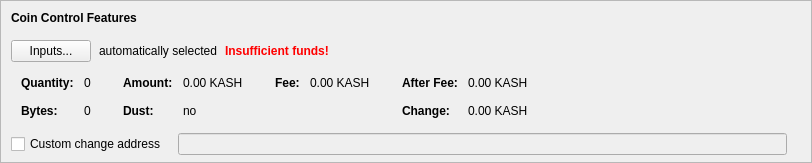
    <widget class="QFrame" name="frameCoinControl">
     <property name="sizePolicy">
      <sizepolicy hsizetype="Expanding" vsizetype="Expanding">
       <horstretch>0</horstretch>
       <verstretch>0</verstretch>
      </sizepolicy>
     </property>
     <property name="maximumSize">
      <size>
       <width>16777215</width>
       <height>16777215</height>
      </size>
     </property>
     <property name="frameShape">
      <enum>QFrame::StyledPanel</enum>
     </property>
     <property name="frameShadow">
      <enum>QFrame::Sunken</enum>
     </property>
     <layout class="QVBoxLayout" name="verticalLayoutCoinControl2">
      <property name="spacing">
       <number>0</number>
      </property>
      <property name="leftMargin">
       <number>0</number>
      </property>
      <property name="topMargin">
       <number>0</number>
      </property>
      <property name="rightMargin">
       <number>0</number>
      </property>
      <property name="bottomMargin">
       <number>6</number>
      </property>
      <item>
       <layout class="QVBoxLayout" name="verticalLayoutCoinControl" stretch="0,0,0,0,1">
        <property name="spacing">
         <number>0</number>
        </property>
        <property name="leftMargin">
         <number>10</number>
        </property>
        <property name="topMargin">
         <number>10</number>
        </property>
        <item>
         <layout class="QHBoxLayout" name="horizontalLayoutCoinControl1">
          <property name="bottomMargin">
           <number>15</number>
          </property>
          <item>
           <widget class="QLabel" name="labelCoinControlFeatures">
            <property name="sizePolicy">
             <sizepolicy hsizetype="Preferred" vsizetype="Maximum">
              <horstretch>0</horstretch>
              <verstretch>0</verstretch>
             </sizepolicy>
            </property>
            <property name="font">
             <font>
              <weight>75</weight>
              <bold>true</bold>
             </font>
            </property>
            <property name="styleSheet">
             <string notr="true">font-weight:bold;</string>
            </property>
            <property name="text">
             <string>Coin Control Features</string>
            </property>
           </widget>
          </item>
         </layout>
        </item>
        <item>
         <layout class="QHBoxLayout" name="horizontalLayoutCoinControl2" stretch="0,0,0,0">
          <property name="spacing">
           <number>8</number>
          </property>
          <property name="bottomMargin">
           <number>10</number>
          </property>
          <item>
           <widget class="QPushButton" name="pushButtonCoinControl">
            <property name="styleSheet">
             <string notr="true"/>
            </property>
            <property name="text">
             <string>Inputs...</string>
            </property>
            <property name="autoDefault">
             <bool>false</bool>
            </property>
           </widget>
          </item>
          <item>
           <widget class="QLabel" name="labelCoinControlAutomaticallySelected">
            <property name="text">
             <string>automatically selected</string>
            </property>
            <property name="margin">
             <number>5</number>
            </property>
           </widget>
          </item>
          <item>
           <widget class="QLabel" name="labelCoinControlInsuffFunds">
            <property name="font">
             <font>
              <weight>75</weight>
              <bold>true</bold>
             </font>
            </property>
            <property name="styleSheet">
             <string notr="true">color:red;font-weight:bold;</string>
            </property>
            <property name="text">
             <string>Insufficient funds!</string>
            </property>
            <property name="margin">
             <number>5</number>
            </property>
           </widget>
          </item>
          <item>
           <spacer name="horizontalSpacerCoinControl">
            <property name="orientation">
             <enum>Qt::Horizontal</enum>
            </property>
            <property name="sizeHint" stdset="0">
             <size>
              <width>40</width>
              <height>1</height>
             </size>
            </property>
           </spacer>
          </item>
         </layout>
        </item>
        <item>
         <widget class="QWidget" name="widgetCoinControl" native="true">
          <property name="sizePolicy">
           <sizepolicy hsizetype="Preferred" vsizetype="Preferred">
            <horstretch>0</horstretch>
            <verstretch>0</verstretch>
           </sizepolicy>
          </property>
          <property name="minimumSize">
           <size>
            <width>0</width>
            <height>0</height>
           </size>
          </property>
          <property name="styleSheet">
           <string notr="true"/>
          </property>
          <layout class="QHBoxLayout" name="horizontalLayoutCoinControl5">
           <property name="leftMargin">
            <number>0</number>
           </property>
           <property name="topMargin">
            <number>0</number>
           </property>
           <property name="rightMargin">
            <number>0</number>
           </property>
           <property name="bottomMargin">
            <number>0</number>
           </property>
           <item>
            <layout class="QHBoxLayout" name="horizontalLayoutCoinControl3" stretch="0,0,0,1">
             <property name="spacing">
              <number>20</number>
             </property>
             <property name="topMargin">
              <number>0</number>
             </property>
             <property name="bottomMargin">
              <number>10</number>
             </property>
             <item>
              <layout class="QFormLayout" name="formLayoutCoinControl1">
               <property name="horizontalSpacing">
                <number>10</number>
               </property>
               <property name="verticalSpacing">
                <number>14</number>
               </property>
               <property name="leftMargin">
                <number>10</number>
               </property>
               <property name="topMargin">
                <number>4</number>
               </property>
               <property name="rightMargin">
                <number>6</number>
               </property>
               <item row="0" column="0">
                <widget class="QLabel" name="labelCoinControlQuantityText">
                 <property name="font">
                  <font>
                   <weight>75</weight>
                   <bold>true</bold>
                  </font>
                 </property>
                 <property name="text">
                  <string>Quantity:</string>
                 </property>
                 <property name="margin">
                  <number>0</number>
                 </property>
                </widget>
               </item>
               <item row="0" column="1">
                <widget class="QLabel" name="labelCoinControlQuantity">
                 <property name="cursor">
                  <cursorShape>IBeamCursor</cursorShape>
                 </property>
                 <property name="contextMenuPolicy">
                  <enum>Qt::ActionsContextMenu</enum>
                 </property>
                 <property name="text">
                  <string notr="true">0</string>
                 </property>
                 <property name="margin">
                  <number>0</number>
                 </property>
                 <property name="textInteractionFlags">
                  <set>Qt::LinksAccessibleByMouse|Qt::TextSelectableByKeyboard|Qt::TextSelectableByMouse</set>
                 </property>
                </widget>
               </item>
               <item row="1" column="0">
                <widget class="QLabel" name="labelCoinControlBytesText">
                 <property name="font">
                  <font>
                   <weight>75</weight>
                   <bold>true</bold>
                  </font>
                 </property>
                 <property name="text">
                  <string>Bytes:</string>
                 </property>
                </widget>
               </item>
               <item row="1" column="1">
                <widget class="QLabel" name="labelCoinControlBytes">
                 <property name="cursor">
                  <cursorShape>IBeamCursor</cursorShape>
                 </property>
                 <property name="contextMenuPolicy">
                  <enum>Qt::ActionsContextMenu</enum>
                 </property>
                 <property name="text">
                  <string notr="true">0</string>
                 </property>
                 <property name="textInteractionFlags">
                  <set>Qt::LinksAccessibleByMouse|Qt::TextSelectableByKeyboard|Qt::TextSelectableByMouse</set>
                 </property>
                </widget>
               </item>
              </layout>
             </item>
             <item>
              <layout class="QFormLayout" name="formLayoutCoinControl2">
               <property name="horizontalSpacing">
                <number>10</number>
               </property>
               <property name="verticalSpacing">
                <number>14</number>
               </property>
               <property name="leftMargin">
                <number>6</number>
               </property>
               <property name="topMargin">
                <number>4</number>
               </property>
               <property name="rightMargin">
                <number>6</number>
               </property>
               <item row="0" column="0">
                <widget class="QLabel" name="labelCoinControlAmountText">
                 <property name="font">
                  <font>
                   <weight>75</weight>
                   <bold>true</bold>
                  </font>
                 </property>
                 <property name="text">
                  <string>Amount:</string>
                 </property>
                 <property name="margin">
                  <number>0</number>
                 </property>
                </widget>
               </item>
               <item row="0" column="1">
                <widget class="QLabel" name="labelCoinControlAmount">
                 <property name="cursor">
                  <cursorShape>IBeamCursor</cursorShape>
                 </property>
                 <property name="contextMenuPolicy">
                  <enum>Qt::ActionsContextMenu</enum>
                 </property>
                 <property name="text">
                  <string notr="true">0.00 KASH</string>
                 </property>
                 <property name="textInteractionFlags">
                  <set>Qt::LinksAccessibleByMouse|Qt::TextSelectableByKeyboard|Qt::TextSelectableByMouse</set>
                 </property>
                </widget>
               </item>
               <item row="1" column="0">
                <widget class="QLabel" name="labelCoinControlLowOutputText">
                 <property name="font">
                  <font>
                   <weight>75</weight>
                   <bold>true</bold>
                  </font>
                 </property>
                 <property name="text">
                  <string>Dust:</string>
                 </property>
                </widget>
               </item>
               <item row="1" column="1">
                <widget class="QLabel" name="labelCoinControlLowOutput">
                 <property name="cursor">
                  <cursorShape>IBeamCursor</cursorShape>
                 </property>
                 <property name="contextMenuPolicy">
                  <enum>Qt::ActionsContextMenu</enum>
                 </property>
                 <property name="text">
                  <string notr="true">no</string>
                 </property>
                 <property name="textInteractionFlags">
                  <set>Qt::LinksAccessibleByMouse|Qt::TextSelectableByKeyboard|Qt::TextSelectableByMouse</set>
                 </property>
                </widget>
               </item>
              </layout>
             </item>
             <item>
              <layout class="QFormLayout" name="formLayoutCoinControl3">
               <property name="horizontalSpacing">
                <number>10</number>
               </property>
               <property name="verticalSpacing">
                <number>14</number>
               </property>
               <property name="leftMargin">
                <number>6</number>
               </property>
               <property name="topMargin">
                <number>4</number>
               </property>
               <property name="rightMargin">
                <number>6</number>
               </property>
               <item row="0" column="0">
                <widget class="QLabel" name="labelCoinControlFeeText">
                 <property name="font">
                  <font>
                   <weight>75</weight>
                   <bold>true</bold>
                  </font>
                 </property>
                 <property name="text">
                  <string>Fee:</string>
                 </property>
                 <property name="margin">
                  <number>0</number>
                 </property>
                </widget>
               </item>
               <item row="0" column="1">
                <widget class="QLabel" name="labelCoinControlFee">
                 <property name="cursor">
                  <cursorShape>IBeamCursor</cursorShape>
                 </property>
                 <property name="contextMenuPolicy">
                  <enum>Qt::ActionsContextMenu</enum>
                 </property>
                 <property name="text">
                  <string notr="true">0.00 KASH</string>
                 </property>
                 <property name="textInteractionFlags">
                  <set>Qt::LinksAccessibleByMouse|Qt::TextSelectableByKeyboard|Qt::TextSelectableByMouse</set>
                 </property>
                </widget>
               </item>
              </layout>
             </item>
             <item>
              <layout class="QFormLayout" name="formLayoutCoinControl4">
               <property name="horizontalSpacing">
                <number>10</number>
               </property>
               <property name="verticalSpacing">
                <number>14</number>
               </property>
               <property name="leftMargin">
                <number>6</number>
               </property>
               <property name="topMargin">
                <number>4</number>
               </property>
               <property name="rightMargin">
                <number>6</number>
               </property>
               <item row="0" column="0">
                <widget class="QLabel" name="labelCoinControlAfterFeeText">
                 <property name="font">
                  <font>
                   <weight>75</weight>
                   <bold>true</bold>
                  </font>
                 </property>
                 <property name="text">
                  <string>After Fee:</string>
                 </property>
                 <property name="margin">
                  <number>0</number>
                 </property>
                </widget>
               </item>
               <item row="0" column="1">
                <widget class="QLabel" name="labelCoinControlAfterFee">
                 <property name="cursor">
                  <cursorShape>IBeamCursor</cursorShape>
                 </property>
                 <property name="contextMenuPolicy">
                  <enum>Qt::ActionsContextMenu</enum>
                 </property>
                 <property name="text">
                  <string notr="true">0.00 KASH</string>
                 </property>
                 <property name="textInteractionFlags">
                  <set>Qt::LinksAccessibleByMouse|Qt::TextSelectableByKeyboard|Qt::TextSelectableByMouse</set>
                 </property>
                </widget>
               </item>
               <item row="1" column="0">
                <widget class="QLabel" name="labelCoinControlChangeText">
                 <property name="font">
                  <font>
                   <weight>75</weight>
                   <bold>true</bold>
                  </font>
                 </property>
                 <property name="text">
                  <string>Change:</string>
                 </property>
                </widget>
               </item>
               <item row="1" column="1">
                <widget class="QLabel" name="labelCoinControlChange">
                 <property name="cursor">
                  <cursorShape>IBeamCursor</cursorShape>
                 </property>
                 <property name="contextMenuPolicy">
                  <enum>Qt::ActionsContextMenu</enum>
                 </property>
                 <property name="text">
                  <string notr="true">0.00 KASH</string>
                 </property>
                 <property name="textInteractionFlags">
                  <set>Qt::LinksAccessibleByMouse|Qt::TextSelectableByKeyboard|Qt::TextSelectableByMouse</set>
                 </property>
                </widget>
               </item>
              </layout>
             </item>
            </layout>
           </item>
          </layout>
         </widget>
        </item>
        <item>
         <layout class="QHBoxLayout" name="horizontalLayoutCoinControl4" stretch="0,0,0">
          <property name="spacing">
           <number>12</number>
          </property>
          <property name="sizeConstraint">
           <enum>QLayout::SetDefaultConstraint</enum>
          </property>
          <property name="topMargin">
           <number>5</number>
          </property>
          <property name="rightMargin">
           <number>5</number>
          </property>
          <item>
           <widget class="QCheckBox" name="checkBoxCoinControlChange">
            <property name="toolTip">
             <string>If this is activated, but the change address is empty or invalid, change will be sent to a newly generated address.</string>
            </property>
            <property name="text">
             <string>Custom change address</string>
            </property>
           </widget>
          </item>
          <item>
           <widget class="QValidatedLineEdit" name="lineEditCoinControlChange">
            <property name="enabled">
             <bool>false</bool>
            </property>
            <property name="sizePolicy">
             <sizepolicy hsizetype="Expanding" vsizetype="Fixed">
              <horstretch>0</horstretch>
              <verstretch>0</verstretch>
             </sizepolicy>
            </property>
           </widget>
          </item>
          <item>
           <widget class="QLabel" name="labelCoinControlChangeLabel">
            <property name="sizePolicy">
             <sizepolicy hsizetype="Preferred" vsizetype="Expanding">
              <horstretch>0</horstretch>
              <verstretch>0</verstretch>
             </sizepolicy>
            </property>
            <property name="minimumSize">
             <size>
              <width>0</width>
              <height>0</height>
             </size>
            </property>
            <property name="text">
             <string/>
            </property>
            <property name="margin">
             <number>3</number>
            </property>
           </widget>
          </item>
         </layout>
        </item>
        <item>
         <spacer name="verticalSpacerCoinControl">
          <property name="orientation">
           <enum>Qt::Vertical</enum>
          </property>
          <property name="sizeHint" stdset="0">
           <size>
            <width>800</width>
            <height>1</height>
           </size>
          </property>
         </spacer>
        </item>
       </layout>
      </item>
     </layout>
    </widget>
